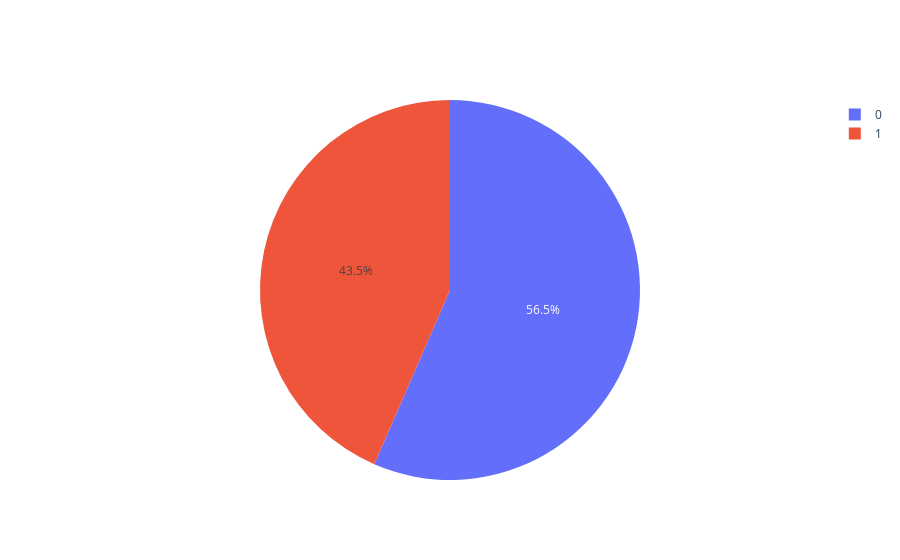

The notebook cell this image was saved under:
### Markdown cell above
Generamos la distribucion de Bernoulli sobre los numeros aleatorios del rango de valores establecido, contabilizamos y graficamos los datos obtenidos.

### Code cell
distribucion = distribucion_bernoulli(numeros_congruencia, minimo, maximo)

print(f'{distribucion}\n')

distribucion_bernoulli_grafico(distribucion)

### Figure 1 — Plotly figure (JSON) as saved in the notebook; plotly's stock layout.template omitted (floating-point values rounded to 4 significant figures)
{"data": [{"labels": [0, 1], "type": "pie", "values": [104, 80]}], "layout": {}}
